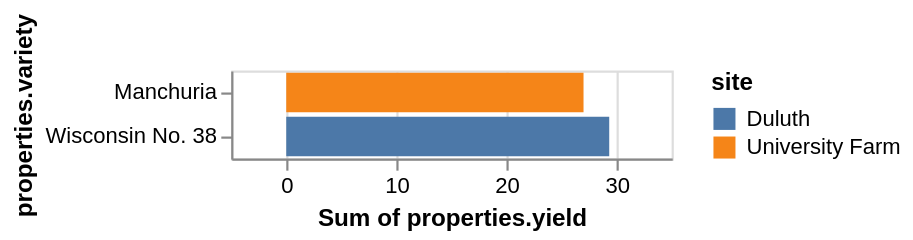

Here is the Vega-Lite specification saved for this chart:
### Vega specification from a JSON file in a GitHub repository (floating-point values rounded to 4 significant figures)
{"$schema": "https://vega.github.io/schema/vega/v4.json", "autosize": "pad", "padding": 5, "width": 200, "style": "cell", "data": [{"name": "source_0", "values": {"features": [{"properties": {"variety": "Manchuria", "yield": 27, "site": "University Farm"}}, {"properties": {"variety": "Wisconsin No. 38", "yield": 29.33, "site": "Duluth"}}], "type": "FeatureCollection"}, "format": {"type": "json", "property": "features"}}, {"name": "data_0", "source": "source_0", "transform": [{"type": "formula", "expr": "datum[\"properties\"] && datum[\"properties\"][\"variety\"]", "as": "properties.variety"}, {"type": "formula", "expr": "datum[\"properties\"] && datum[\"properties\"][\"yield\"]", "as": "properties.yield"}, {"type": "formula", "expr": "datum[\"properties\"] && datum[\"properties\"][\"site\"]", "as": "properties.site"}, {"type": "aggregate", "groupby": ["properties\\.variety", "properties\\.site"], "ops": ["sum"], "fields": ["properties\\.yield"], "as": ["sum_properties.yield"]}, {"type": "stack", "groupby": ["properties\\.variety"], "field": "sum_properties\\.yield", "sort": {"field": ["properties\\.site"], "order": ["descending"]}, "as": ["sum_properties.yield_start", "sum_properties.yield_end"], "offset": "zero"}]}], "signals": [{"name": "y_step", "value": 20}, {"name": "height", "update": "bandspace(domain('y').length, 0.1, 0.05) * y_step"}], "marks": [{"name": "marks", "type": "rect", "style": ["bar"], "from": {"data": "data_0"}, "encode": {"update": {"fill": [{"test": "datum[\"sum_properties.yield\"] === null || isNaN(datum[\"sum_properties.yield\"])", "value": null}, {"scale": "color", "field": "properties\\.site"}], "tooltip": {"signal": "{\"properties.variety\": ''+datum[\"properties.variety\"], \"Sum of properties.yield\": format(datum[\"sum_properties.yield\"], \"\"), \"site\": ''+datum[\"properties.site\"]}"}, "x": {"scale": "x", "field": "sum_properties\\.yield_end"}, "x2": {"scale": "x", "field": "sum_properties\\.yield_start"}, "y": {"scale": "y", "field": "properties\\.variety"}, "height": {"scale": "y", "band": true}}}}], "scales": [{"name": "x", "type": "linear", "domain": {"data": "data_0", "fields": ["sum_properties\\.yield_start", "sum_properties\\.yield_end"]}, "range": [0, {"signal": "width"}], "nice": true, "zero": true, "padding": 5}, {"name": "y", "type": "band", "domain": {"data": "data_0", "field": "properties\\.variety", "sort": true}, "range": {"step": {"signal": "y_step"}}, "paddingInner": 0.1, "paddingOuter": 0.05}, {"name": "color", "type": "ordinal", "domain": {"data": "data_0", "field": "properties\\.site", "sort": true}, "range": "category"}], "axes": [{"scale": "x", "orient": "bottom", "grid": false, "title": "Sum of properties.yield", "labelFlush": true, "labelOverlap": true, "tickCount": {"signal": "ceil(width/40)"}, "zindex": 1}, {"scale": "x", "orient": "bottom", "gridScale": "y", "grid": true, "tickCount": {"signal": "ceil(width/40)"}, "domain": false, "labels": false, "maxExtent": 0, "minExtent": 0, "ticks": false, "zindex": 0}, {"scale": "y", "orient": "left", "grid": false, "title": "properties.variety", "zindex": 1}], "legends": [{"title": "site", "fill": "color", "gradientLength": {"signal": "clamp(height, 64, 200)"}, "encode": {"symbols": {"update": {"shape": {"value": "square"}}}}}], "config": {"axisY": {"minExtent": 30}}}
